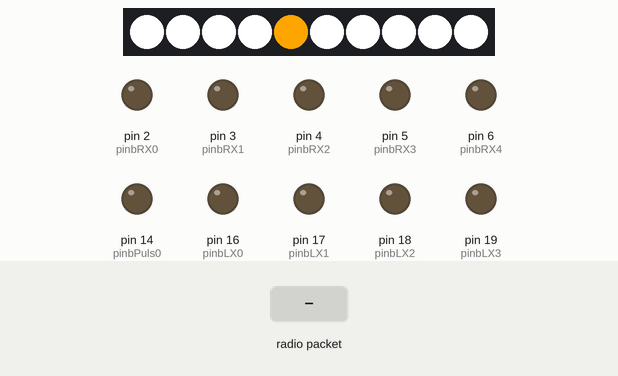
Bench run of a sketch on a simulated Arduino Uno, built with avr-gcc and run on an emulated ATmega328P. Shown: 10 RGB LEDs in strip order, left to right, output pins drawn as LEDs (lit = HIGH). The test bench sets the inputs (shaded band). Dim RGB values are drawn brighter than linear; no radio packets arrive unless stated.

Above: at 1.13 s.
2.3 s: radio packet "200" arrives
At 2.76 s:
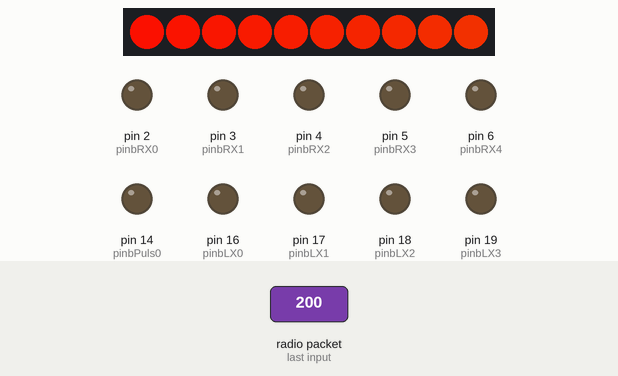
At 3.39 s:
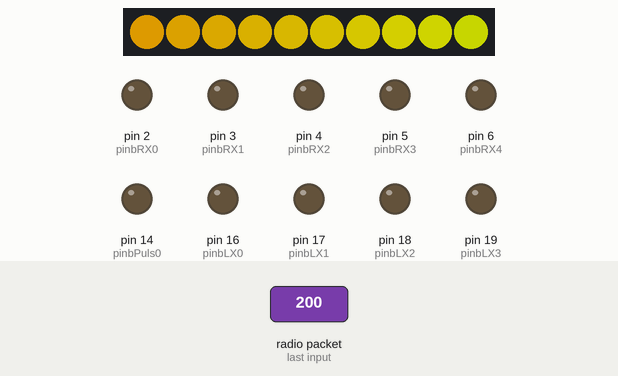
Timing chart, 0 to 5.3 s (numbered marks = the images above; inputs shaded):
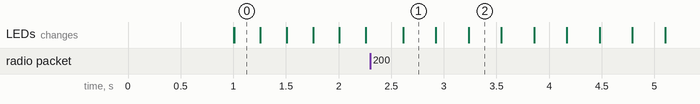

Measured:
- after the input at 2.3 s, the LEDs: change after 0.31 s (image 1)

The sketch:

receiver.ino
```cpp
#include <SPI.h>
#include <nRF24L01.h>
#include <RF24.h>
#include <Adafruit_NeoPixel.h>

#define PIN 15
#define NUMPIXELS 10

Adafruit_NeoPixel pixels = Adafruit_NeoPixel(NUMPIXELS, PIN, NEO_GRB + NEO_KHZ800);
unsigned long previousMillis = 0;
const long interval = 250;
int currentLED = 0;

RF24 myRF24 (7, 8); // Inizializza l'oggetto RF24 con i pin CE e CSN
byte address [6] = "00001"; // Indirizzo del pipe di lettura

char text[32] = ""; // Buffer per il testo ricevuto

int val, valPuls, valPotLX, valPotRX;

const int pinbPuls0 = 14, pinbPuls1 = 15, pinbLX0 = 16, pinbLX1 = 17, pinbLX2 = 18, pinbLX3 = 19, pinbRX0 = 2, pinbRX1 = 3, pinbRX2 = 4, pinbRX3 = 5, pinbRX4 = 6;
int bPuls0, bLX0, bLX1, bLX2, bLX3, bRX0, bRX1, bRX2 , bRX3, bRX4;
int conta = 0;

void setup()
{
delay(1000); // Ritardo di 1 secondo per stabilizzare il sistema
myRF24.begin(); // Inizializza il modulo RF24
myRF24.openReadingPipe(0, address); // Apre il pipe di lettura
myRF24.setPALevel(RF24_PA_MIN); // Imposta il livello di potenza a minimo
myRF24.startListening(); // Inizia ad ascoltare
pinMode(pinbPuls0, OUTPUT); // Imposta i pin di uscita per i vari controlli
pinMode(pinbLX0, OUTPUT);
pinMode(pinbLX1, OUTPUT);
pinMode(pinbLX2, OUTPUT);
pinMode(pinbLX3, OUTPUT);
pinMode(pinbRX0, OUTPUT);
pinMode(pinbRX1, OUTPUT);
pinMode(pinbRX2, OUTPUT);
pinMode(pinbRX3, OUTPUT);
pinMode(pinbRX4, OUTPUT);
pixels.begin(); // Inizializza la striscia LED
for (int i = 0; i < NUMPIXELS; i++) {
pixels.setPixelColor(i, pixels.Color(255, 255, 255)); // Imposta tutti i LED al bianco
}
pixels.show(); // Mostra il colore impostato sui LED
}

void loop()
{
if (myRF24.available()) // Se sono disponibili dati RF
{
myRF24.read(&text, sizeof(text)); // Legge i dati RF nel buffer text
sscanf(text, "%d,%d,%d", &valPuls, &valPotLX, &valPotRX); // Analizza il testo ricevuto in variabili
conta = 0;
}
else
{
if (conta == 200)
{
valPuls = 0;
valPotLX = 0;
valPotRX = 0;
}
else
{
conta++;
}
delay(1);
}

// Calcola i valori dei bit per i vari pin
bLX0 = valPotLX % 2;
bLX1 = (valPotLX / 2) % 2;
bLX2 = (valPotLX / 4) % 2;
bLX3 = (valPotLX / 8) % 2;

bRX0 = valPotRX % 2;
bRX1 = (valPotRX / 2) % 2;
bRX2 = (valPotRX / 4) % 2;
bRX3 = (valPotRX / 8) % 2;
bRX4 = (valPotRX / 16) % 2;

// Imposta lo stato dei pin in base ai valori calcolati
digitalWrite(pinbLX0, bLX0);
digitalWrite(pinbLX1, bLX1);
digitalWrite(pinbLX2, bLX2);
digitalWrite(pinbLX3, bLX3);

digitalWrite(pinbRX0, bRX0);
digitalWrite(pinbRX1, bRX1);
digitalWrite(pinbRX2, bRX2);
digitalWrite(pinbRX3, bRX3);
digitalWrite(pinbRX4, bRX4);

unsigned long currentMillis = millis();

if (currentMillis - previousMillis >= interval) {
previousMillis = currentMillis;

// Ripristina tutti i LED al bianco
for (int i = 0; i < NUMPIXELS; i++) {
pixels.setPixelColor(i, pixels.Color(255, 255, 255));
}

if (valPotRX > 17) {
// Esegui la sequenza di accensione dal LED 5 al LED 9
for (int i = 5; i <= 5 + currentLED; i++) {
pixels.setPixelColor(i, pixels.Color(255, 165, 0)); // Accendi LED dal 5 al 9 in arancione
}
currentLED++;
if (currentLED > 4) currentLED = 0; // Resetta la sequenza quando tutti i LED sono accesi
} else if (valPotRX < 13) {
// Esegui la sequenza di accensione dal LED 4 al LED 0
for (int i = 4; i >= 4 - currentLED; i--) {
pixels.setPixelColor(i, pixels.Color(255, 165, 0)); // Accendi LED dal 4 al 0 in arancione
}
currentLED++;
if (currentLED > 4) currentLED = 0; // Resetta la sequenza quando tutti i LED sono accesi
}

if (valPuls){
// Effetto arcobaleno sui LED
for(uint16_t j = 0; j < 256; j++) {
for(uint16_t i = 0; i < pixels.numPixels(); i++) {
pixels.setPixelColor(i, Wheel((i + j) & 255));
}
pixels.show();
delay(20); // Regola la velocità dell'effetto arcobaleno
}
}

pixels.show(); // Mostra il colore impostato sui LED
}
}

uint32_t Wheel(byte WheelPos) {
WheelPos = 255 - WheelPos;
if(WheelPos < 85) {
return pixels.Color(255 - WheelPos * 3, 0, WheelPos * 3);
} else if(WheelPos < 170) {
WheelPos -= 85;
return pixels.Color(0, WheelPos * 3, 255 - WheelPos * 3);
} else {
WheelPos -= 170;
return pixels.Color(WheelPos * 3, 255 - WheelPos * 3, 0);
}
}
```
